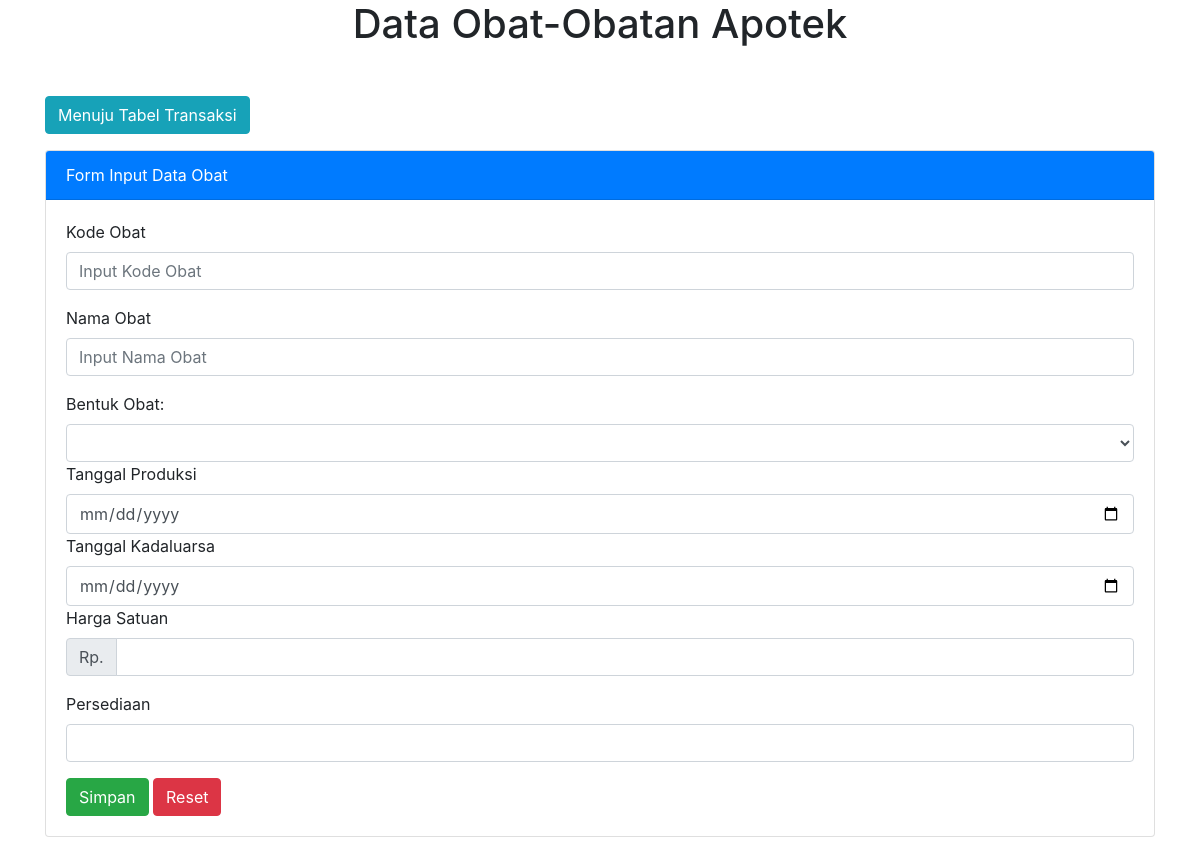
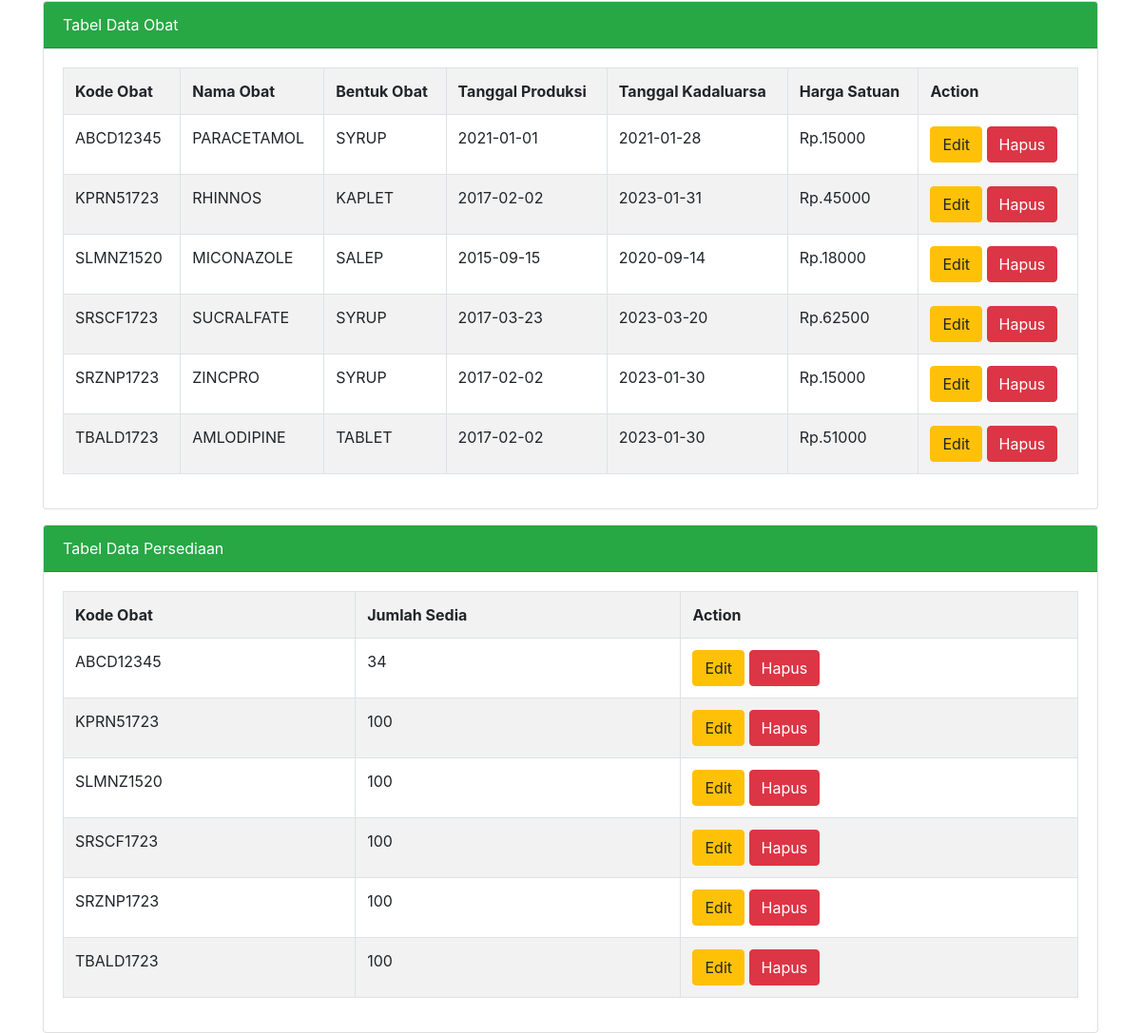
/obat.php, run on the app's committed database (2 pictures, top to bottom).
### tables this page shows
CREATE TABLE `obat` (
  `kode_obat` char(9) NOT NULL,
  `nama_obat` varchar(255) DEFAULT NULL,
  `bentuk_obat` varchar(6) DEFAULT NULL,
  `tgl_produksi` date DEFAULT NULL,
  `tgl_kadaluarsa` date DEFAULT NULL,
  `harga_satuan` int(6) DEFAULT 0,
  `jumlah_sedia` int(3) NOT NULL DEFAULT 0,
  `updated` datetime DEFAULT NULL,
  `host` varchar(255) DEFAULT NULL
);

### obat.php (the view, shortened to what this page needs)
<?php
$databaseHost = 'localhost';
$databaseName = 'apotek';
$databaseUsername = 'root';
$databasePassword = '';
$koneksi = mysqli_connect($databaseHost, $databaseUsername, $databasePassword, $databaseName) or die (mysqli_error($koneksi));
?>
<!DOCTYPE html>
<html>
<head>
    <link rel="stylesheet" type="text/css" href="css/bootstrap.min.css">
</head>
<body>
    <div class="container">
        <h1 class="text-center">Data Obat-Obatan Apotek</h1>
        <form action="transaksi.php" method="post" class="mt-5">
            <div>
                <button type="KeTransaksi" class="btn btn-info">Menuju Tabel Transaksi</button>
            </div>
        </form>
        <div class="card mt-3">
            <div class="card-header bg-primary text-white">
                Form Input Data Obat
            </div>
            <div class="card-body">
               <form method="post" action="">
                   <div class="form-group">
                       <label>Kode Obat</label>
                       <input type="text" name="tkd_obat" value="<?=@$vkode_obat?>" class="form-control" placeholder="Input Kode Obat" required>
                   </div>
                   <div class="form-group">
                       <label>Nama Obat</label>
                       <input type="text" name="tnama" value="<?=@$vnama_obat?>" class="form-control" placeholder="Input Nama Obat" required>
                   </div>
                    <div>
                        <label>Bentuk Obat:</label>
                        <select class="form-control" name="tbentuk" required>
                            <option value="<?=@$vbentuk_obat?>"><?=@$vbentuk_obat?></option>
                            <option value="SYRUP">SYRUP</option>
                        </select>
                    </div>
                    <div>
                        <label>Tanggal Produksi</label>
                        <input type="date" name="tproduksi" value="<?=@$vtgl_produksi?>" class="form-control" required>
                    </div>
                    <div>
                        <label>Tanggal Kadaluarsa</label>
                        <input type="date" name="tkadaluarsa" value="<?=@$vtgl_kadaluarsa?>" class="form-control" required>
                    </div>
                    <div>
                        <label>Harga Satuan</label>
                        <div class="input-group mb-3">
                            <div class="input-group-prepend">
                                <span class="input-group-text">Rp.</span>
                            </div>
                            <input type="number" name="tharga" value="<?=@$vharga_satuan?>" class="form-control" aria-label="Jumlah">
                        </div>
                    </div>
                    <div>
                        <label>Persediaan</label>
                        <input type="number" name="tpersediaan" value="<?=$vjumlah_sedia?>" id="jumlah_sedia" class="form-control" required>
                    </div>
                    <div class="mt-3">
                        <button type="submit" class="btn btn-success" name="bsimpan">Simpan</button>
                        <button type="reset" class="btn btn-danger" name="breset">Reset</button>
                    </div>
               </form>
            </div>
        </div>
        <div class="card mt-3">
            <div class="card-header bg-success text-white">
                Tabel Data Obat
            </div>
            <div class="card-body">
                <table class="table table-bordered table-striped">
                    <tr>
                        <th>Kode Obat</th>
                        <th>Nama Obat</th>
                        <th>Bentuk Obat</th>
                        <th>Tanggal Produksi</th>
                        <th>Tanggal Kadaluarsa</th>
                        <th>Harga Satuan</th>
                        <th>Action</th>
                    </tr>
                    <?php
                    $tampil = mysqli_query($koneksi, "SELECT * FROM obat ORDER BY kode_obat asc");
                    while($data = mysqli_fetch_array($tampil)) :
                    ?>
                    <tr>
                        <td><?=$data['kode_obat']?></td>
                        <td><?=$data['nama_obat']?></td>
                        <td><?=$data['bentuk_obat']?></td>
                        <td><?=$data['tgl_produksi']?></td>
                        <td><?=$data['tgl_kadaluarsa']?></td>
                        <td>Rp.<?=$data['harga_satuan']?></td>
                        <td>
                            <a href="obat.php?hal=edit&id=<?=$data['kode_obat']?>" class="btn btn-warning">Edit</a>
                            <a href="obat.php?hal=hapus&id=<?=$data['kode_obat']?>"
                            onclick="return confirm('Apakah anda yakin ingin mengahapus data ini?')"
                            class="btn btn-danger">Hapus</a>
                        </td>
                    </tr>
                    <?php endwhile;  ?>
                </table>
            </div>
        </div>
        <div class="card mt-3">
            <div class="card-header bg-success text-white">
                Tabel Data Persediaan
            </div>
            <div class="card-body">
                <table class="table table-bordered table-striped">
                    <tr>
                        <th>Kode Obat</th>
                        <th>Jumlah Sedia</th>
                        <th>Action</th>
                    </tr>
                    <?php
                    $tampil = mysqli_query($koneksi, "SELECT * FROM obat ORDER BY kode_obat asc");
                    while($data = mysqli_fetch_array($tampil)) :
                    ?>
                    <tr>
                        <td><?=$data['kode_obat']?></td>
                        <td><?=$data['jumlah_sedia']?></td>
                        <td>
                            <a href="obat.php?hal=edit&id=<?=$data['kode_obat']?>" class="btn btn-warning">Edit</a>
                            <a href="obat.php?hal=hapus&id=<?=$data['kode_obat']?>"
                            onclick="return confirm('Apakah anda yakin ingin mengahapus data ini?')"
                            class="btn btn-danger">Hapus</a>
                        </td>
                    </tr>
                    <?php endwhile;  ?>
                </table>
            </div>
        </div>
    </div>
</body>
</html>

### data on the page
obat: kode_obat "ABCD12345", nama_obat "PARACETAMOL", bentuk_obat "SYRUP", tgl_produksi "2021-01-01", tgl_kadaluarsa "2021-01-28", harga_satuan "15000", jumlah_sedia "34"
obat: kode_obat "KPRN51723", nama_obat "RHINNOS", bentuk_obat "KAPLET", tgl_produksi "2017-02-02", tgl_kadaluarsa "2023-01-31", harga_satuan "45000", jumlah_sedia "100"
obat: kode_obat "SLMNZ1520", nama_obat "MICONAZOLE", bentuk_obat "SALEP", tgl_produksi "2015-09-15", tgl_kadaluarsa "2020-09-14", harga_satuan "18000", jumlah_sedia "100"
obat: kode_obat "SRSCF1723", nama_obat "SUCRALFATE", bentuk_obat "SYRUP", tgl_produksi "2017-03-23", tgl_kadaluarsa "2023-03-20", harga_satuan "62500", jumlah_sedia "100"
obat: kode_obat "SRZNP1723", nama_obat "ZINCPRO", bentuk_obat "SYRUP", tgl_produksi "2017-02-02", tgl_kadaluarsa "2023-01-30", harga_satuan "15000", jumlah_sedia "100"
obat: kode_obat "TBALD1723", nama_obat "AMLODIPINE", bentuk_obat "TABLET", tgl_produksi "2017-02-02", tgl_kadaluarsa "2023-01-30", harga_satuan "51000", jumlah_sedia "100"
